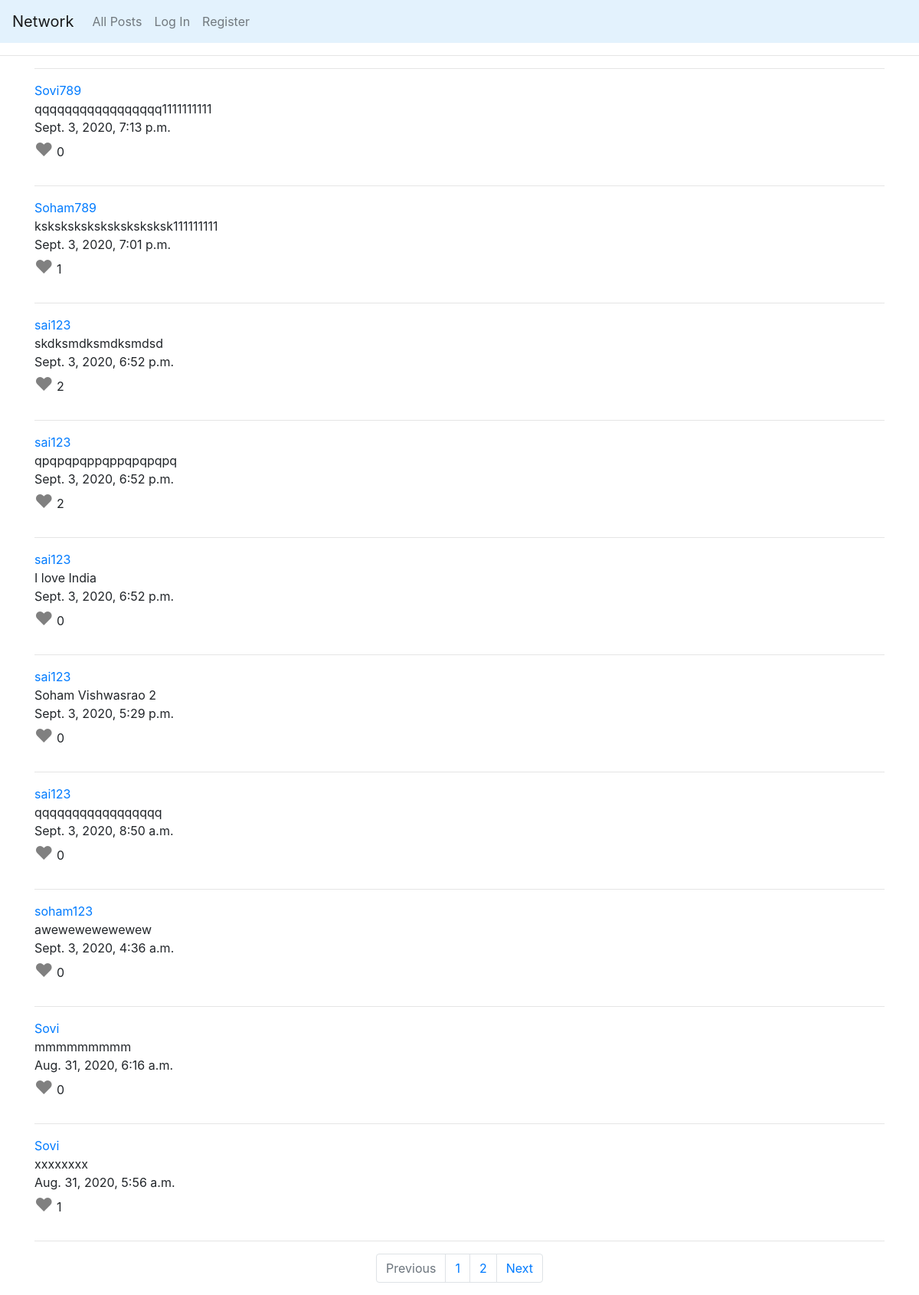
The page / on the database its author committed.
### network/models.py (models this page shows, shortened)
class Post(models.Model):
    userp = models.ForeignKey(User, on_delete=models.CASCADE, related_name="posts")
    content = models.CharField(max_length=3000)
    timestamp = models.DateTimeField(auto_now_add=True)
    userl = models.ManyToManyField(User, null=True)

class User(AbstractUser):
    pass

### network/views.py (the view)
# urls.py: path("", views.index, name="index"),
def index(request):
    if request.method != "GET":
        return HttpResponseBadRequest()
    posts = Post.objects.all()[::-1]
    paginator = Paginator(posts, per_page=10)
    page_number = request.GET.get('page',1)
    page_obj = paginator.get_page(page_number)
    return render(request,"network/index.html",{
        'paginator':paginator,
        'page_obj':page_obj,
    })

### network/templates/network/index.html (shortened to what this page needs)
{% extends "network/layout.html" %}
{% load static %}
{% block body %}
<hr>
<div class="container">
    <hr>
    <div id="posts">
        {% for post in page_obj %}
        <div><a href="{% url 'profile' userq=post.userp.id %}" >{{ post.userp }}</a></div>
        <div id="{{ post.id }}c">{{ post.content }}</div>
        <div>{{ post.timestamp }}</div>
            <div id="post_name">
                {% if request.user in post.userl.all %}
                <a class="likeu" style="cursor: pointer;display:inline-block"><span id="{{ post.id }}" class="likeu1" style="font-size:24px;color:red">&hearts;</span></a>
                {% else %}
                <a class="likeu" style="cursor: pointer;display:inline-block"><span id="{{ post.id }}" class="likeu1" style="font-size:24px;color:grey">&hearts;</span></a>
                {% endif %}
                <p id="{{ post.id }}l" style="vertical-align: baseline;display:inline-block">{{ post.userl.all.count }}</p>
            </div>
        <hr>
        {% endfor %}
      </div>
    <nav aria-label="Page navigation example">
      <ul class="pagination justify-content-center">
           {% if page_obj.has_previous %}
                <li class="page-item">
                <a class="page-link" href="?page={{ page_obj.previous_page_number }}" tabindex="-1" aria-disabled="false" >Previous</a>
                </li>
           {% else %}
                <li class="page-item disabled">
                <a class="page-link" href="#" tabindex="-1" aria-disabled="true" >Previous</a>
                </li>
            {% endif %}
          <li class="page-item"><a class="page-link" href="?page={{ page_obj.number }}">{{ page_obj.number }}</a></li>
          {% if page_obj.has_next %}
            <li class="page-item"><a class="page-link" href="?page={{ page_obj.next_page_number }}">{{ page_obj.next_page_number }}</a></li>
          {% endif %}
            {% if page_obj.has_next %}
                <li class="page-item">
                <a class="page-link" href="?page={{ page_obj.next_page_number }}">Next</a>
                </li>
            {% else %}
                <li class="page-item disabled">
                <a class="page-link" href="#" aria-disabled="true">Next</a>
                </li>
            {% endif %}
      </ul>
    </nav>
</div>
{% endblock %}

### network/templates/network/layout.html (shortened to what this page needs)
{% load static %}
<!DOCTYPE html>
<html lang="en">
    <head>
        <link rel="stylesheet" href="https://stackpath.bootstrapcdn.com/bootstrap/4.4.1/css/bootstrap.min.css">
        <link href="{% static 'network/styles.css' %}" rel="stylesheet">
    </head>
    <body>
        <nav class="navbar navbar-expand-lg navbar-light" style="background-color: #e3f2fd">
            <a class="navbar-brand" href="{% url 'index' %}">Network</a>
            <div>
              <ul class="navbar-nav mr-auto">
                <li class="nav-item">
                  <a class="nav-link" href="{% url 'index' %}">All Posts</a>
                </li>
                {% if user.is_authenticated %}
                    <li class="nav-item">
                        <a class="nav-link" href="{% url 'following' %}">Following</a>
                    </li>
                    <li class="nav-item">
                        <a class="nav-link" href="{% url 'logout' %}">Log Out</a>
                    </li>
                {% else %}
                    <li class="nav-item">
                        <a class="nav-link" href="{% url 'login' %}">Log In</a>
                    </li>
                    <li class="nav-item">
                        <a class="nav-link" href="{% url 'register' %}">Register</a>
                    </li>
                {% endif %}
              </ul>
            </div>
          </nav>
        <div class="body">
            {% block body %}
            {% endblock %}
        </div>
    </body>
</html>

### network/static/network/styles.css (style rules this page uses)
.likeu { cursor: pointer; }

### rows shown on the page
Post: userp "Sovi789", content "qqqqqqqqqqqqqqqqq1111111111", timestamp "Sept. 3, 2020, 7:13 p.m.", userl.all.count "0"
Post: userp "Soham789", content "ksksksksksksksksksksk111111111", timestamp "Sept. 3, 2020, 7:01 p.m.", userl.all.count "1"
Post: userp "sai123", content "skdksmdksmdksmdsd", timestamp "Sept. 3, 2020, 6:52 p.m.", userl.all.count "2"
Post: userp "sai123", content "qpqpqpqppqppqpqpqpq", timestamp "Sept. 3, 2020, 6:52 p.m.", userl.all.count "2"
Post: userp "sai123", content "I love India", timestamp "Sept. 3, 2020, 6:52 p.m.", userl.all.count "0"
Post: userp "sai123", content "Soham Vishwasrao 2", timestamp "Sept. 3, 2020, 5:29 p.m.", userl.all.count "0"
Post: userp "sai123", content "qqqqqqqqqqqqqqqqq", timestamp "Sept. 3, 2020, 8:50 a.m.", userl.all.count "0"
Post: userp "soham123", content "awewewewewewew", timestamp "Sept. 3, 2020, 4:36 a.m.", userl.all.count "0"
Post: userp "Sovi", content "mmmmmmmmm", timestamp "Aug. 31, 2020, 6:16 a.m.", userl.all.count "0"
Post: userp "Sovi", content "xxxxxxxx", timestamp "Aug. 31, 2020, 5:56 a.m.", userl.all.count "1"

### other values the page prints
{{ page_obj.number }} "1"
{{ page_obj.next_page_number }} "2"
